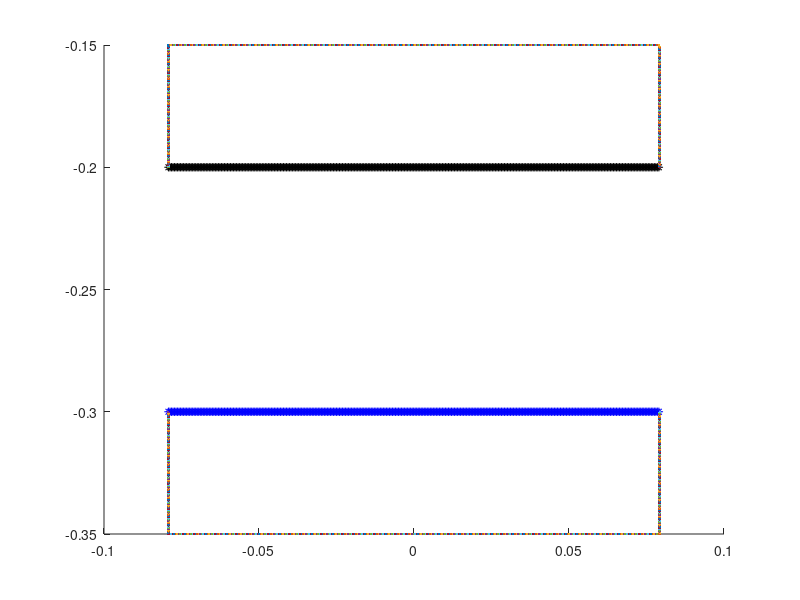

The MATLAB source for this figure: (Note: this script raises an error after producing the figure.)
%% V5.2

%% 3/29 TS notes: 

close all
clear all
close all


%% In update_target_point_positions, changed R2 to 0.177 (From graph).
% Same in update_target_point_positions_peri


%% 
L = 1;                              % length of computational domain (m)
N = 1024;                            % number of Cartesian grid meshwidths at the finest level of the AMR grid
dx = L/N;                           % Cartesian mesh width (m)
ds = L/(2*N);                       % space between boundary points in straight tube

%%%%%%%%%%%%%%%%%%%%%%%%%%%%%%%%%%%%%%%%%%%%%%%%%%%
%%%%%%%%%%%%%%%%%%%%%%%%%%%%%%%%%%%%%%%%%%%%%%%%%%%
%Parameters for the racetrack

Let = 1.34*0.1;                          % Length of elastic tube (m) scaled wrt to diameter of heart
% V5 TS. Nick's Heart_Tube.m code uses a fraction of the length of the tube to determine
% the number of rigid points on each end of elastic section. Made changes
% to use the same number he's using (can output these numbers from his code). 
Nend = 25;
% Nend = 10;                           % Number of rigid points on each end of elastic section
Lt = Let+2*Nend*ds;                 % Length of main tube straight section with Nend rigid points on each end



% main tube
diameter = 0.1;                     % diameter of the main tube (scaling factor for everything else)
R2 = 0.1;                           % radius of inner wall
R1 = R2+diameter;                   % radius of outer wall

%Uppermost branch
diamTop = diameter*(0.0206/0.0442);		%diameter of the uppermost branch
LtTop = Lt+2*(diameter-diamTop); %length of the straight parts for the upper section
R1Top = R2 + diamTop;		%radius of outer wall for upper section

%bottom branch
diamBot = diameter*(0.0158/0.0442);
R2Bot = 1/2*(diamBot);


Ls = 2*R2+3*diamBot;			%length of the straight outer side walls


Nstraight = 2*ceil(Lt/ds)          % number of points along each shorter straight section (top+bottom)
NstraightBranch = 2*ceil(LtTop/ds);	% number of points along longer straight sections
NstraightSide = 2*ceil(Ls/ds);	%number of points along each straight (vertical)  outer side section
Ncurve = 2*ceil(pi*R1/ds);          % number of points along a circle of diameter R1. 
                                       %Will use fractions of this number
                                       %to draw points for curved sections
%%NcurveSmall = 2*ceil(pi*R2Bot/ds)    %number of points along a circle of diameter R2Bot (small)


Nrace = (1/2)*Nstraight+4*Ncurve + (3/2)*NstraightBranch + NstraightSide; %+NcurveSmall % number of points making up the racetrack part. More added later in code

%For Nrace: (1/2)*Nstraight = one straight section of length Lt,
%Nstraight/2 each
    % 4*Ncurve = 6 semi circles and 4 quarter circles = 4 circles, Ncurve
    % each
    %(3/2)*NstraightBranch = 3 straight sections of length Ls,
    %NstraightBranch/2 each.
    % NstraightSide = 2 straight (vertical) sections, NstraightSide/2 each.
    %Ncurve small = points for 1 cirle of radius R2Bot
    

dthetaHalf = pi/(Ncurve/2);             % angle increment for drawing curved edges (for a semi circle)
dthetaQuart = (pi/2)/(Ncurve/4);             % angle increment for drawing curved edges (for a quarter of a circle)


mesh_name = 'heart_';               % structure name


centery = -0.1;                        % y-position of center of curved sections in the lower area
centeryMid = centery+R2+(3)*R2Bot; %y-position of the center of the curved sections in the middle area
centeryTop = centeryMid+3*R2Bot +R2;	%y-position of center of curved sections in the upper area
centerx1 = -0.5*Lt;                 % x-position of center of left curved section of main tube
centerx2 = 0.5*Lt;                  % x-position of center of right curved section of main tube
centerx1Top = -0.5*LtTop;   %shifting of upper branch center of left cuved section
centerx2Top = 0.5*LtTop ; %shifting of uppder branch center of right curved section

%Note: more parameters for middle section added later in the code. Includes
%adding more points to Nrace

%%%%%%%%%%%%%%%%%%%%%%%%%%%%%%%%%%%%%%%%%%%%%%%%%%%%%%%%%%
%%%%%%%%%%%%%%%%%%%%%%%%%%%%%%%%%%%%%%%%%%%%%%%%%%%%%%%%%
% Parameters for the pericardium
Dp = 2*diameter;                    %diameter of the pericardium
Nperi = 2*ceil((Dp-diameter)/ds);  % number of boundary points along the sides of the pericardium
Nperitot = Nperi + Nstraight;       % total number of pericardium points

%%%%%%%%%%%%%%%%%%%%%%%%%%%%%%%%%%%%%%%%%%%%%%%%%%%%%%%%%%
%%%%%%%%%%%%%%%%%%%%%%%%%%%%%%%%%%%%%%%%%%%%%%%%%%%%%%%%%
% Parameters for the actuator
La = 0.04;                          % length of the actuator section
NLa = ceil(La/ds);                  % number of points along each actuator
Ca = 0.25*Lt;                       % center of the actuator section
NCa = ceil(ceil(Nstraight/2)*Ca/Lt); % index of the center point
Na1 = NCa - ceil(NLa/2);            % index of the starting point with respect to the elastic section
Na2 = Na1+NLa-1;                    % index of the ending point with respect to the elastic section

%%%%%%%%%%%%%%%%%%%%%%%%%%%%%%%%%%%%%%%%%%%
%%%%%%%%%%%%%%%%%%%%%%%%%%%%%%%%%%%%%%%%%%%

% Parameters for peristalsis
Lnperi = 0.005;                          % length of the end of the flexible tube without peristalsis (modified from 0.05)
Lperi = Lt-2*Lnperi;                      % length of the peristalsis section of tube
Nperist = ceil(Lperi/ds);                 % number of peristaltic points on top or bottom of tube
NCent = ceil(Nstraight/4);                 %index of center of elastic tube
Nperi1 = NCent-ceil(0.5*Nperist);           % index of the starting point with respect to the elastic section
Nperi2 = Nperi1+Nperist-1;                  %index of the ending point with respect to the elastic section

%%%%%%%%%%%%%%%%%%%%%%%%%%%%%%%%%%%%%%%%%%%%%%%%%%%%%%%%%%
%%%%%%%%%%%%%%%%%%%%%%%%%%%%%%%%%%%%%%%%%%%%%%%%%%%%%%%%%
% Parameters for the prescribed peristalsis
Lap = Let*0.75;                          % length of the actuator section
NLap = ceil(Lap/ds);                  % number of points along each actuator
Cap = 0.5*Lt;                       % center of the actuator section
NCap = ceil(ceil(Nstraight/2)*Cap/Lt); % index of the center point
Na1p = NCap - ceil(NLap/2);            % index of the starting point with respect to the elastic section
Na2p = Na1p+NLap-1;                    % index of the ending point with respect to the elastic section

%%%%%%%%%%%%%%%%%%%%%%%%%%%%%%%%%%%%%%%%%%%
%%%%%%%%%%%%%%%%%%%%%%%%%%%%%%%%%%%%%%%%%%%
% parameters for markers
Nmarkersx = 11;                     %number of columns of markers
Nmarkersy = 11;                     %number of markers in each column
Nmarkers=Nmarkersx*Nmarkersy       %total number of markers
dmx = Let/(Nmarkersx-1);            %space between markers in x-direction
dmy = diameter/(Nmarkersy-1);       %space between markers in y-direction

%%%%%%%%%%%%%%%%%%%%%%%%%%%%%%%%%%%%%%%%%%%
%%%%%%%%%%%%%%%%%%%%%%%%%%%%%%%%%%%%%%%%%%%
%% material parameters
kappa_spring = 1.0e-1;               % spring constant (Newton)
kappa_beam = 1.0e-1;                 % beam stiffness constant (Newton m^2)
kappa_target = 2.0e0*15;        % target point penalty spring constant (Newton)
Fmag = kappa_spring;                % this is my best guess at a reasonable applied force
phase = 0;                      %initial phase of the oscillating force, where F=Fmag*phase and phase = (1+sin(2*pi*f*t-pi/2));
%%
%%%%%%%%%%%%%%%%%%%%%%%%%%%%%%%%%%%%%%%%%%%%%%%%%%%%%%%%%%%%%%%%%%%%%%%%%%%%%%%%
%%%%%%%%%%%%%%%%%%%%%%%%%%%%%%
% Make the elastic section of the tube
% Write out the vertex information

vertex_fid = fopen([mesh_name 'tube_' num2str(N) '.vertex'], 'w');
fprintf(vertex_fid, '%d\n', Nstraight);

figure
hold on
n = 0;
p = 0;

%bot part
for i=1:ceil(Nstraight/2),
    ybot = centery-R1;
    xbot = -Lt/2+(i-1)*ds;
    fprintf(vertex_fid, '%1.16e %1.16e\n', xbot, ybot);
    plot(xbot,ybot,'b*')
     n = n+1; 
end

%bottom part
for i=ceil(Nstraight/2)+1:Nstraight,
    ytop = centery-R2;
    xtop = -Lt/2+(i-ceil(Nstraight/2)-1)*ds;
    fprintf(vertex_fid, '%1.16e %1.16e\n', xtop, ytop);
    plot(xtop,ytop,'k*')
     p = p+1;
end
p
n


fclose(vertex_fid);

%%%%%%%%%%%%%%%%%%%%%%%%%%%%%%%%%%%%%%%%%%%%%%%%%%%%%%%%%%%%%%%%%%%%%%%%%%%%%%%%
%%%%%%%%%%%%%%%%%%%%%%%%%%%%%%
% Make markers as vertices with no material properties

vertex_fid = fopen(['markers_' num2str(N) '.vertex'], 'w');
fprintf(vertex_fid, '%d\n', Nmarkers);

%top part
for i=0:Nmarkersx-1,
    for j=0:Nmarkersy-1,
        y = centery-R2-j*dmy;
        x = -Let/2+i*dmx;
    fprintf(vertex_fid, '%1.16e %1.16e\n', x, y);
    %plot(x,y)
    end
end
fclose(vertex_fid);

%%%%%%%%%%%%%%%%%%%%%%%%%%%%%%%%%%%%%%%%%%%%%%%%%%%%%%%%%%%%%%%%%%%%%%%%%%%%%%%%
%%%%%%%%%%%%%%%%%%%%%%%%%%%%%%
% actuator part
% Write out the vertex information

%top part
% vertex_fid = fopen(['actuator_top_' num2str(N) '.vertex'], 'w');
% fprintf(vertex_fid, '%d\n', NLa);
% 
% for i=Na1:Na2,
%     ytop = centery-R2;
%     xtop = -Lt/2+i*ds;
%     fprintf(vertex_fid, '%1.16e %1.16e\n', xtop, ytop);
%     plot(xtop,ytop);
% end
% fclose(vertex_fid);
% 
% %bottom part
% vertex_fid = fopen(['actuator_bot_' num2str(N) '.vertex'], 'w');
% fprintf(vertex_fid, '%d\n', NLa);
% 
% for i=Na1:Na2,
%     ybot = centery-R1;
%     xbot = -Lt/2+i*ds;
%     fprintf(vertex_fid, '%1.16e %1.16e\n', xbot, ybot);
%      plot(xbot,ybot);
% end
% fclose(vertex_fid);

%%%%%%%%%%%%%%%%%%%%%%%%%%%%%%%%%%%%%%%%%%%%%%%%%%%%%%%%%%%%%%%%%%%%%%%%%%%%%%%
%%%%%%%%%%%%%%%%%%%%%%%%%%%%%
% valveless pumping applied force
% Use either the target point actuator or the applied force, but not both.
% Write out the vertex information

% vertex_fid = fopen(['vp_aforce_' num2str(N) '.vertex'], 'w');
% fprintf(vertex_fid, '%d\n', 2*NLa);
% 
% %top points
% for i=Na1:Na2,
%     ytop = centery-R2;
%     xtop = -Lt/2+i*ds;
%     fprintf(vertex_fid, '%1.16e %1.16e\n', xtop, ytop);
%      plot(xtop,ytop);
% end
% 
% %bottom points
% for i=Na1:Na2,
%     ybot = centery-R1;
%     xbot = -Lt/2+i*ds;
%     fprintf(vertex_fid, '%1.16e %1.16e\n', xbot, ybot);
%      plot(xbot,ybot);
% end
% fclose(vertex_fid);

%%%%%%%%%%%%%%%%%%%%%%%%%%%%%%%%%%%%%%%%%%%%%%%%%%%%%%%%%%%%%%%%%%%%%%%%%%%%%%%%
%%%%%%%%%%%%%%%%%%%%%%%%%%%%%%
% peristalsis applied force
% Use either the target point actuator or the applied force, but not both.
% Write out the vertex information

% vertex_fid = fopen(['peri_aforce_' num2str(N) '.vertex'], 'w');
% fprintf(vertex_fid, '%d\n', 2*Nperist);
% 
% %top points
% for i=Nperi1:Nperi2,
%     ytop = centery-R2;
%     xtop = -Lt/2+i*ds;
%     fprintf(vertex_fid, '%1.16e %1.16e\n', xtop, ytop);
%      plot(xtop,ytop);
% end
% 
% %bottom points
% for i=Nperi1:Nperi2,
%     ybot = centery-R1;
%     xbot = -Lt/2+i*ds;
%     fprintf(vertex_fid, '%1.16e %1.16e\n', xbot, ybot);
%      plot(xbot,ybot);
% end
% fclose(vertex_fid);

%%%%%%%%%%%%%%%%%%
% prescribed peristalsis (motion) part
% Write out the vertex information
% 
% %top part
% vertex_fid = fopen(['pperi_top_' num2str(N) '.vertex'], 'w');
% fprintf(vertex_fid, '%d\n', NLap);
% 
% for i=Na1p:Na2p,
%     ytop = centery-R2;
%     xtop = -Lt/2+i*ds;
%     fprintf(vertex_fid, '%1.16e %1.16e\n', xtop, ytop);
%     plot(xtop,ytop,'r*')
% end
% fclose(vertex_fid);
% 
% %bottom part
% vertex_fid = fopen(['pperi_bot_' num2str(N) '.vertex'], 'w');
% fprintf(vertex_fid, '%d\n', NLap);
% 
% for i=Na1p:Na2p,
%     ybot = centery-R1;
%     xbot = -Lt/2+i*ds;
%     fprintf(vertex_fid, '%1.16e %1.16e\n', xbot, ybot);
%     plot(xbot,ybot,'r*')
% end
% fclose(vertex_fid);

%%%%%%%%%%%%%%%%%%%%%%%%%%%%%%%%%%%%%%%%%%%%%%%%%%%%%%%%%%%%%%%%%%%%%%%%%%%%%%%%
%%%%%%%%%%%%%%%%%%%%%%%%%%%%%%
% race track part
% %%%calculations necessary before writing out vertex info:
%outer quarter circle
for i=ceil(Ncurve/2)+1:ceil(3*Ncurve/4),
    theta=(i-Ncurve/2-1)*dthetaQuart-(pi/2);
    yout = centery+R1*sin(theta);
    xout = Lt/2+R1*cos(theta);
end

%starting points for the right outer straight section
yrStart = yout+ds;
xrStart = xout+ds;

%outer quarter circle
for i = 1:ceil(Ncurve/4)
    theta = (-pi/2)-(i)*dthetaQuart;
    yout = centery+R1*sin(theta);
    xout = centerx1+R1*cos(theta);
end
%starting points for the left outer stright section
ylStart = yout+ds;
xlStart = xout+ds;

%additional parameters for middle branches:
centerx2Mid = xrStart-diameter;
centerx1Mid = xlStart+diameter;
Lm = abs (centerx2Mid-centerx1Mid);%length of middle branches (to ensure width of one diameter on either side, vertically)
NstraightMid = 2*ceil(Lm/ds);

Nrace = Nrace+NstraightMid;


% Write out the vertex information

vertex_fid = fopen([mesh_name 'race_' num2str(N) '.vertex'], 'w');
fprintf(vertex_fid, '%d\n', Nrace);

%%%right curved part of lower racetrack section

%inner semicircle
for i=1:ceil(Ncurve/2)
    theta = (i-1)*dthetaHalf- pi/2;
    yin = centery+R2*sin(theta);
    xin = Lt/2+R2*cos(theta);
    fprintf(vertex_fid, '%1.16e %1.16e\n', xin, yin);
    % plot(xin,yin)
end

%outer quarter circle
for i=ceil(Ncurve/2)+1:ceil(3*Ncurve/4),
    theta=(i-Ncurve/2-1)*dthetaQuart-(pi/2);
    yout = centery+R1*sin(theta);
    xout = Lt/2+R1*cos(theta);
    fprintf(vertex_fid, '%1.16e %1.16e\n', xout, yout);
    %plot(xout, yout)
end

%starting points for the right outer straight section
yrStart = yout+ds;
xrStart = xout+ds;

%right outer straight section
for i = 1:ceil(NstraightSide/2)
    xRside = xrStart;
    yRside = yrStart +i*ds;
    fprintf(vertex_fid, '%1.16e %1.16e\n', xRside, yRside);
    %plot(xRside,yRside)
end



%straight section for the upper part of the lower section (bottom wall of
%bottom branch)
for i = Ncurve+1:Ncurve+ceil(Nstraight/2),
    yin = centery+R2;
    xin = centerx2-(i-Ncurve-1)*ds;
    fprintf(vertex_fid, '%1.16e %1.16e\n', xin, yin);
   % plot(xin,yin)

end


%%%left curved part of racetrack
%inner semicircle
for i = 1:ceil(Ncurve/2),
    theta = pi/2+i*dthetaHalf;
    yin = centery+R2*sin(theta);
    xin = centerx1+R2*cos(theta);
    fprintf(vertex_fid, '%1.16e %1.16e\n', xin, yin);
    %plot(xin, yin)
end

%outer quarter circle
for i = 1:ceil(Ncurve/4)
    theta = (-pi/2)-(i)*dthetaQuart;
    yout = centery+R1*sin(theta);
    xout = centerx1+R1*cos(theta);
    fprintf(vertex_fid, '%1.16e %1.16e\n', xout, yout);
   % plot(xout, yout)
end

ylStart = yout+ds;
xlStart = xout+ds;

%left outer straight section
for i = 1:ceil(NstraightSide/2)
     xLside = xlStart;
     yLside = ylStart + (i)*ds;
    fprintf(vertex_fid, '%1.16e %1.16e\n', xLside, yLside);
   % plot(xLside,yLside)
end

%%Middle Branches


%%top wall of lower skinny branch
for i = 1:ceil(NstraightMid/2)
    yin = centeryMid-R2Bot;
    xin = centerx2Mid-(i)*ds;
    fprintf(vertex_fid, '%1.16e %1.16e\n', xin, yin);
   % plot(xin,yin)
end

%%bottom wall of upper skinny branch
for i = 1:ceil(NstraightMid/2)
    yin = centeryMid+R2Bot;
    xin = centerx2Mid-(i)*ds;
    fprintf(vertex_fid, '%1.16e %1.16e\n', xin, yin);
   % plot(xin,yin)
end

%%Left inner semi circle

for i = 1:ceil(Ncurve/2),
    theta = pi/2+i*dthetaHalf;
    yin = centeryMid+R2Bot*sin(theta);
    xin = centerx1Mid+R2Bot*cos(theta);
    fprintf(vertex_fid, '%1.16e %1.16e\n', xin, yin);
   % plot(xin, yin)
end
%% right inner semi circle
for i=1:ceil(Ncurve/2)
    theta = (i-1)*dthetaHalf- pi/2;
    yin = centeryMid+R2Bot*sin(theta);
    xin = centerx2Mid+R2Bot*cos(theta);
    fprintf(vertex_fid, '%1.16e %1.16e\n', xin, yin);
   % plot(xin,yin)
end


%%%%%%%%%% upper branches

%right curved part of racetrack
for i=1:ceil(Ncurve/2)
    theta = (i-1)*dthetaHalf- (pi/2);
    yin = centeryTop+R2*sin(theta);
    xin = centerx2Top+R2*cos(theta);
    fprintf(vertex_fid, '%1.16e %1.16e\n', xin, yin);
   % plot(xin,yin)
end


for i=1:ceil(Ncurve/4),
    theta=0+i*dthetaQuart;
    yout = centeryTop+R1Top*sin(theta);
    xout = centerx2Top+R1Top*cos(theta);
    fprintf(vertex_fid, '%1.16e %1.16e\n', xout, yout);
   % plot(xout, yout)
end



%straight (horizontal) sections on the upper chamber 
for i = Ncurve+ceil(NstraightBranch/2)+1:Ncurve+NstraightBranch,
    yout = centeryTop-R2;
    xout = centerx2Top-(i-Ncurve-ceil(NstraightBranch/2)-1)*ds;
    fprintf(vertex_fid, '%1.16e %1.16e\n', xout, yout);
   % plot(xout, yout)
    
end
%make the walls of the upper
%branch
for i = Ncurve+1:Ncurve+ceil(NstraightBranch/2),
    yin = centeryTop+R2;
    xin = centerx2Top-(i-Ncurve-1)*ds;
    fprintf(vertex_fid, '%1.16e %1.16e\n', xin, yin);
   % plot(xin,yin)
    
end

for i = Ncurve+ceil(NstraightBranch/2)+1:Ncurve+NstraightBranch,
    yout = centeryTop+R1Top;
    xout = centerx2Top-(i-Ncurve-ceil(NstraightBranch/2)-1)*ds;
    fprintf(vertex_fid, '%1.16e %1.16e\n', xout, yout);
   % plot(xout, yout)
end



%%%left curved part of upper racetrack

%inner semicircle
for i = Ncurve+NstraightBranch+1:Ncurve+NstraightBranch+ceil(Ncurve/2),
    theta = pi/2+(i-Ncurve-NstraightBranch-1)*dthetaHalf;
    yin = centeryTop+R2*sin(theta);
    xin = centerx1Top+R2*cos(theta);
    fprintf(vertex_fid, '%1.16e %1.16e\n', xin, yin);
   % plot(xin,yin)
end

%outer quartercircle
for i = 1:Ncurve/4
    theta = -pi-(i)*dthetaQuart;
    yout = centeryTop+R1Top*sin(theta);
    xout = centerx1Top+R1Top*cos(theta);
    fprintf(vertex_fid, '%1.16e %1.16e\n', xout, yout);
   % plot(xout, yout)
end




fclose(vertex_fid);

%%%%%%%%%%%%%%%%%%%%%%%%%%%%%%%%%%%%%%%%%%%%%%%%%%%%%%%%%%%%%%%%%%%%%%%%%%%%%%%%
%%%%%%%%%%%%%%%%%%%%%%%%%%%%%%%%%%%%%%%%%%%%%%%%%%%%%%%%%%%%%%%%%%%%%%%%
% Pericardium
% Write out the vertex information

vertex_fid = fopen([mesh_name 'peri_' num2str(N) '.vertex'], 'w');
fprintf(vertex_fid, '%d\n', Nperitot);

% make the top and bottom of the pericardium
for i=1:ceil(Nstraight/2),
    ytop = centery-(R2-(Dp-diameter)/2);
    xtop = -Lt/2+(i-1)*ds;
    fprintf(vertex_fid, '%1.16e %1.16e\n', xtop, ytop);
    plot(xtop,ytop)
end

for i=ceil(Nstraight/2)+1:Nstraight,
    ybot = centery-R1-(Dp-diameter)/2;
    xbot = -Lt/2+(i-ceil(Nstraight/2)-1)*ds;
    fprintf(vertex_fid, '%1.16e %1.16e\n', xbot, ybot);
    plot(xbot,ybot)
end

% make the four side pieces
for i=Nstraight+1:Nstraight+ceil(Nperi/4),
    y = centery-(R1+(Dp-diameter)/2)+(i-Nstraight-1)*ds;
    x = -Lt/2;
    fprintf(vertex_fid, '%1.16e %1.16e\n', x, y);
    plot(x,y)
end

for i=Nstraight+ceil(Nperi/4)+1:Nstraight+ceil(Nperi/2),
    y = centery-R2+(i-Nstraight-ceil(Nperi/4)-1)*ds;
    x = -Lt/2;
    fprintf(vertex_fid, '%1.16e %1.16e\n', x, y);
    plot(x,y)
end

for i=Nstraight+ceil(Nperi/2)+1:Nstraight+ceil(3*Nperi/4),
    y = centery-(R1+(Dp-diameter)/2)+(i-Nstraight-ceil(Nperi/2)-1)*ds;
    x = Lt/2;
    fprintf(vertex_fid, '%1.16e %1.16e\n', x, y);
    plot(x,y)
end

for i=Nstraight+ceil(3*Nperi/4)+1:Nperitot,
    y = centery-R2+(i-Nstraight-ceil(3*Nperi/4)-1)*ds;
    x = Lt/2;
    fprintf(vertex_fid, '%1.16e %1.16e\n', x, y);
    plot(x,y)
end
fclose(vertex_fid);

%%%%%%%%%%%%%%%%%%%%%%%%%%%%%%%%%%%%%%%%%%%%%%%%%%%%%%%%%%%%%%%%%%%%%%%%%%%%%%%%
%%%%%%%%%%%%%%%%%%%%%%%%%%%%%%%%%%%%%%%%%%%%%%%%%%%%%%%%%%%%%%%%%%%%%%%%%%%%%%%%
% Write out the spring information for the elastic section

spring_fid = fopen([mesh_name 'tube_' num2str(N) '.spring'], 'w');
fprintf(spring_fid, '%d\n', Nstraight-2);

%elastic part of tube
for i = 0:ceil(Nstraight/2)-2,
    fprintf(spring_fid, '%d %d %1.16e %1.16e\n', i, i+1, kappa_spring*ds/(ds^2), ds);
end

for i = ceil(Nstraight/2):Nstraight-2,
    fprintf(spring_fid, '%d %d %1.16e %1.16e\n', i, i+1, kappa_spring*ds/(ds^2), ds);
end

fclose(spring_fid);
%
% %%%%%%%%%%%%%%%%%%%%%%%%%%%%%%%%%%%%%%%%%%%%%%%%%%%%%%%%%%%%%%%%%%%%%%%%%%%%%%%%
% %%%%%%%%%%%%%%%%%%%%%%%%%%%%%%%%%%%%%%%%%%%%%%%%%%%%%%%%%%%%%%%%%%%%%%%%%%%%%%%%

% Write out the spring information for the valveless pumping applied force

% spring_fid = fopen(['vp_aforce_' num2str(N) '.spring'], 'w');
% fprintf(spring_fid, '%d\n', NLa);
% 
% %elastic part of tube
% for i = 0:(NLa-1),
%     fprintf(spring_fid, '%d %d %1.16e %1.16e %d\n', i, i+NLa, Fmag, phase, 1);
% end
% 
% fclose(spring_fid);
%
% %%%%%%%%%%%%%%%%%%%%%%%%%%%%%%%%%%%%%%%%%%%%%%%%%%%%%%%%%%%%%%%%%%%%%%%%%%%%%%%%
% %%%%%%%%%%%%%%%%%%%%%%%%%%%%%%%%%%%%%%%%%%%%%%%%%%%%%%%%%%%%%%%%%%%%%%%%%%%%%%%%
% Write out the spring information for the peristalsis applied force
% 
% spring_fid = fopen(['peri_aforce_' num2str(N) '.spring'], 'w');
% fprintf(spring_fid, '%d\n', Nperist);
% 
% %elastic part of tube
% for i = 0:(Nperist-1),
%     fprintf(spring_fid, '%d %d %1.16e %1.16e %d\n', i, i+Nperist, Fmag, phase, 2);
% end
% 
% fclose(spring_fid);
%
% %%%%%%%%%%%%%%%%%%%%%%%%%%%%%%%%%%%%%%%%%%%%%%%%%%%%%%%%%%%%%%%%%%%%%%%%%%%%%%%%
% %%%%%%%%%%%%%%%%%%%%%%%%%%%%%%%%%%%%%%%%%%%%%%%%%%%%%%%%%%%%%%%%%%%%%%%%%%%%%%%%
%% Write out the beam information for the elastic section

beam_fid = fopen([mesh_name 'tube_' num2str(N) '.beam'], 'w');
fprintf(beam_fid, '%d\n', Nstraight-4);

%elastic part of tube
for i = 0:ceil(Nstraight/2)-3,
    fprintf(beam_fid, '%d %d %d %1.16e\n', i, i+1, i+2, kappa_beam*ds/(ds^4));
end

for i = ceil(Nstraight/2):Nstraight-3,
    fprintf(beam_fid, '%d %d %d %1.16e\n', i, i+1, i+2, kappa_beam*ds/(ds^4));
end
fclose(beam_fid);
%%
%%%%%%%%%%%%%%%%%%%%%%%%%%%%%%%%%%%%%%%%%%%%%%%%%%%%%%%%%%%%%%%%%%%%%%%%%%%%%%%%
%%%%%%%%%%%%%%%%%%%%%%%%%%%%%%%%%%%%%%%%%%%%%%%%%%%%%%%%%%%%%%%%%%%%%%%%%%%%%%%%

% Write out the target point information for the ends of the elastic tube
target_fid = fopen([mesh_name 'tube_' num2str(N) '.target'], 'w');

fprintf(target_fid, '%d\n', Nstraight); 


Nstraight
for i = 0:(Nstraight/2)-1,   
    fprintf(target_fid, '%d %1.16e\n', i, kappa_target*ds/(ds^2));
end

for i = (Nstraight/2):(Nstraight)-1,   
    fprintf(target_fid, '%d %1.16e\n', i, kappa_target*ds/(ds^2));
end


% 
% for i = 0:Nend-1,   %OLD
%     fprintf(target_fid, '%d %1.16e\n', i, kappa_target*ds/(ds^2));
% end
% 
% for i = ceil(Nstraight/2)-Nend:ceil(Nstraight/2)-1,  %OLD
%     fprintf(target_fid, '%d %1.16e\n', i, kappa_target*ds/(ds^2));
% end
% 
% for i = ceil(Nstraight/2):ceil(Nstraight/2)+Nend-1,   %OLD
%     fprintf(target_fid, '%d %1.16e\n', i, kappa_target*ds/(ds^2));
% end
% 
% for i = Nstraight-Nend:Nstraight-1,    %OLD
%     fprintf(target_fid, '%d %1.16e\n', i, kappa_target*ds/(ds^2));
% end

fclose(target_fid);

%%%%%%%%%%%%%%%%%%%%%%%%%%%%%%%%%%%%%%%%%%%%%%%%%%%%%%%%%%%%%%%%%%%%%%%%%%%%%%%%
% Write out the target point information for the actuator

%top actuator
% target_fid = fopen(['actuator_top_' num2str(N) '.target'], 'w');
% fprintf(target_fid, '%d\n', NLa);
% 
% for i = 0:NLa-1,
%     fprintf(target_fid, '%d %1.16e\n', i, kappa_target*ds/(ds^2));
% end
% 
% fclose(target_fid);
% 
% %bottom actuator
% target_fid = fopen(['actuator_bot_' num2str(N) '.target'], 'w');
% fprintf(target_fid, '%d\n', NLa);
% 
% for i = 0:NLa-1,
%     fprintf(target_fid, '%d %1.16e\n', i, kappa_target*ds/(ds^2));
% end
% 
% fclose(target_fid);

%%%%%%%%%%%%%%%%%%%%%%%%%%%%%%%%%%%%%%%%%%%%%%%%%%%%%%%%%%%%%%%%%%%%%%%%%%%%%%%%
% Write out the target point information for the actuator

%top prescribed peristalsis
% target_fid = fopen(['pperi_top_' num2str(N) '.target'], 'w');
% fprintf(target_fid, '%d\n', NLap);
% 
% for i = 0:NLap-1,
%     fprintf(target_fid, '%d %1.16e\n', i, kappa_target*ds/(ds^2));
% end
% 
% fclose(target_fid);
% 
% %bottom prescribed peristalsis
% target_fid = fopen(['pperi_bot_' num2str(N) '.target'], 'w');
% fprintf(target_fid, '%d\n', NLap);
% 
% for i = 0:NLap-1,
%     fprintf(target_fid, '%d %1.16e\n', i, kappa_target*ds/(ds^2));
% end
% 
% fclose(target_fid);

%%%%%%%%%%%%%%%%%%%%%%%%%%%%%%%%%%%%%%%%%%%%%%%%%%%%%%%%%%%%%%%%%%%%%%%%%%%%%%%%
% Write out the target point information for the racetrack
target_fid = fopen([mesh_name 'race_' num2str(N) '.target'], 'w');

fprintf(target_fid, '%d\n', Nrace);

for i = 0:Nrace-1,
    fprintf(target_fid, '%d %1.16e\n', i, kappa_target*ds/(ds^2));
end

fclose(target_fid);

%%%%%%%%%%%%%%%%%%%%%%%%%%%%%%%%%%%%%%%%%%%%%%%%%%%%%%%%%%%%%%%%%%%%%%%%%%%%%%%%
% Write out the target point information for the pericardium
target_fid = fopen([mesh_name 'peri_' num2str(N) '.target'], 'w');

fprintf(target_fid, '%d\n', Nperitot);

for i = 0:Nperitot-1,
    fprintf(target_fid, '%d %1.16e\n', i, kappa_target*ds/(ds^2));
end

fclose(target_fid);

%%%%%%%%%%%%%%%%%%%%%%%%%%%%%%%%%%%%%%%%%%%%%%%%%%%%%%%%%%%%%%%%%%%%%%%%%%%%%%%%

%% Integrating nick's code for pumping

 HeartTube(diameter, Lt, L, R1,R2, ds, centery, kappa_spring, kappa_beam, kappa_target)
